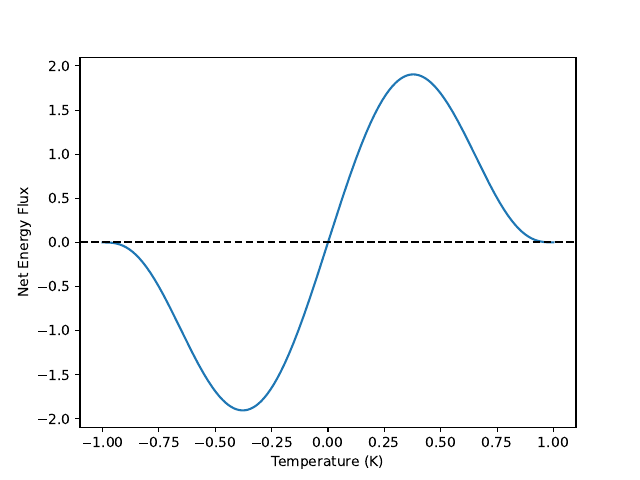

Recreate this plot in Python.
import matplotlib.pyplot as plt
import torch
import torchsde
from multistablesde.models.triple_well import TripleWell
from multistablesde.models.energy_balance_constant import ConstantStochasticEnergyBalance
import sys
sys.setrecursionlimit(10000)

model = TripleWell()
# model = ConstantStochasticEnergyBalance()

T = torch.linspace(-1, 1, 1000)
energy_diff = model.drift(T)
plt.plot(T, energy_diff)
plt.axhline(0, color='black', linestyle='--')
plt.xlabel("Temperature (K)")
plt.ylabel("Net Energy Flux")
plt.savefig("test.pdf")

# plt.cla()

# device = torch.device("cpu")
# model = TripleWell()
# ts = torch.linspace(0, 50, 100).to(device)
# batch_size = 1
# xs, mean, std = model.sample(batch_size, ts, True, device)

# # Plot first trajectory
# plt.plot(ts.cpu().numpy(), xs[:, 0, 0].cpu().numpy())
# plt.xlabel("Time")
# plt.ylabel("Normalized x(t)")
# plt.title("Triple-Well SDE Sample (1 of 16)")
# plt.grid(True)
# plt.savefig("sample_path.pdf")
